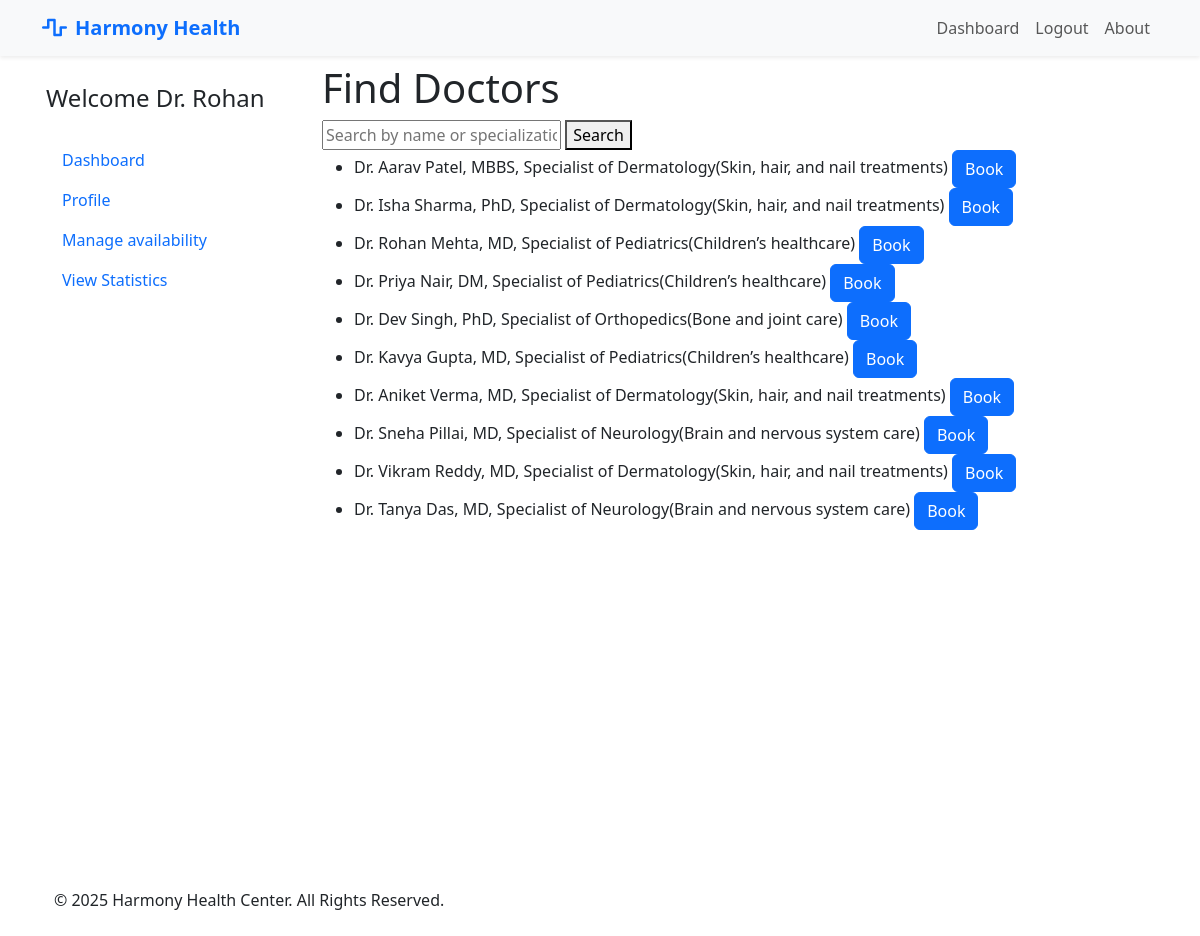
Screenshot of /patient/find_doctors (signed in) with the database file from the repository.
### models.py (models this page shows, shortened)
class User(UserMixin, db.Model):
    __tablename__ = 'users'
    id = db.Column(db.Integer, primary_key=True)
    email = db.Column(db.String(150), unique=True, nullable=False)
    password = db.Column(db.String(200), nullable=False)
    first_name = db.Column(db.String(100), nullable=False)
    last_name = db.Column(db.String(100), nullable=False)
    created_at = db.Column(db.DateTime, default=datetime.utcnow)
    role = db.Column(db.String(20), nullable=False)
    contact_number = db.Column(db.String(100), nullable=True)
    gender = db.Column(db.String(10), nullable=True)
    dob = db.Column(db.Date, nullable=True)
    address = db.Column(db.String(255), nullable=True)
    patient_appointments = db.relationship('Appointment', foreign_keys='Appointment.patient_id', back_populates='patient', lazy=True)
    qualification = db.Column(db.String(200))
    specialization_id = db.Column(db.Integer, db.ForeignKey('departments.id'), nullable=True)
    specialization = db.relationship('Department', back_populates='doctors')
    doctor_appointments = db.relationship('Appointment', foreign_keys='Appointment.doctor_id', back_populates='doctor', lazy=True)

class Department(db.Model):
    __tablename__='departments'
    id = db.Column(db.Integer, primary_key=True)
    name = db.Column(db.String(100), unique=True, nullable=False)
    description = db.Column(db.Text, nullable=True)
    doctors = db.relationship('User', back_populates='specialization', lazy=True)

### routes/patient.py (the view)
@patient.route('/find_doctors')
@login_required
def find_doctors():
    query = request.args.get('search', '').strip()
    if query:
        filtered_doctors = User.query.join(Department, User.specialization_id == Department.id).filter(
            User.role == 'doctor',
            (
                func.concat(User.first_name, ' ', User.last_name).ilike(f"%{query}%") |
                User.qualification.ilike(f"%{query}%") |
                Department.description.ilike(f"%{query}%") |
                Department.name.ilike(f"%{query}%")
            )
        ).all()
        print(filtered_doctors)
    else:
        filtered_doctors = User.query.filter_by(role='doctor').all()
    return render_template('patient/find_doctors.html', doctors=filtered_doctors, query=query)

### app.py (called while the page is built)
def create_app():
    app = Flask(__name__)
    app.secret_key = 'app_secret_key'
    app.config['SQLALCHEMY_DATABASE_URI'] = 'sqlite:///hospital.db'
    db.init_app(app)
    bcrypt.init_app(app)
    login_manager.init_app(app)
    login_manager.login_view = 'auth.login'
    @login_manager.user_loader
    def load_user(user_id):
        return User.query.get(int(user_id))
    app.register_blueprint(auth, url_prefix='/auth')
    app.register_blueprint(admin, url_prefix='/admin')
    app.register_blueprint(doctor, url_prefix='/doctor')
    app.register_blueprint(patient, url_prefix='/patient')
    app.register_blueprint(api_bp, url_prefix='/api')
    with app.app_context():
        db.create_all()
        print('Database Created Successfully !!')
    return app

### templates/patient/find_doctors.html
{% extends "base.html" %}
{% block main %}
<h1>Find Doctors</h1>
<form method="GET">
  <input type="text" name="search" placeholder="Search by name or specialization" value="{{ query }}">
  <button type="submit">Search</button>
</form>
<ul>
  {% for doctor in doctors %}
    <li>Dr. {{ doctor.first_name }} {{ doctor.last_name }}, {{ doctor.qualification }}, Specialist of {{doctor.specialization.name}}({{doctor.specialization.description}})
      <a class="btn btn-primary" href="{{ url_for('patient.book_appointment', doctor_id=doctor.id) }}">Book</a>
    </li>
  {% else %}
    <li>No doctors found.</li>
  {% endfor %}
</ul>
{% endblock %}

### templates/base.html (shortened to what this page needs)
<!DOCTYPE html>
<html lang="en">
<head>
    <link href="https://cdn.jsdelivr.net/npm/bootstrap@5.3.3/dist/css/bootstrap.min.css" rel="stylesheet"
        xintegrity="sha384-QWTKZyjpPEjISv5WaRU9OFeRpok6YctnYmDr5pNlyT2bRjXh0JMhjY6hW+ALEwIH">
    <link rel="stylesheet" href="https://cdnjs.cloudflare.com/ajax/libs/font-awesome/6.5.1/css/all.min.css">
</head>
<body class="container-sm">
    <header>
        <nav class="navbar navbar-expand-lg bg-light fixed-top shadow-sm" id="mainNavbar">
            <div class="container">
                <a class="navbar-brand text-primary fw-bold" href="{{url_for('landing_page')}}">
                    <i class="fas fa-wave-square me-2"></i>Harmony Health
                </a>
                <div class="collapse navbar-collapse" id="navbarNav">
                    <ul class="navbar-nav ms-auto">
                        {% if current_user.is_authenticated %}
                        <li class="nav-item"><a href="{{url_for( current_user.role +'.dashboard')}}" class="nav-link "
                                aria-current="page">Dashboard</a></li>
                        {% else %}
                        <li class="nav-item"><a href="{{url_for( 'landing_page')}}" class="nav-link "
                                aria-current="page">Home</a></li>
                        {% endif %}
                        {% if not current_user.is_authenticated %}
                        <li class="nav-item"><a href="{{ url_for('auth.register') }}" class="nav-link">Register</a></li>
                        <li class="nav-item"><a href="{{ url_for('auth.login') }}" class="nav-link">Login</a></li>
                        {% else %}
                        <li class="nav-item"><a href="{{ url_for('auth.logout') }}" class="nav-link">Logout</a></li>
                        {% endif %}
                        <li class="nav-item"><a href="#" class="nav-link">About</a></li>
                    </ul>
                </div>
            </div>
        </nav>
    </header>
    <div class="row md-2 mt-5 pt-3">
        <div class="d-flex flex-column flex-shrink-0 p-3  min-vh-100" style="width: 280px;">
            {% if current_user.is_authenticated %}
            {% if current_user.role =='doctor' %}
            <span class="fs-4 ">Welcome Dr. {{ current_user.first_name }}</span>
            <br>
            <ul class="nav nav-pills flex-column mb-auto">
                <li> <a href="{{url_for('doctor.dashboard')}}" class="nav-link ">
                        Dashboard
                    </a> </li>
                <li> <a href="{{url_for('doctor.profile')}}" class="nav-link ">
                        Profile
                    </a> </li>
                <li class="nav-item"> <a href="{{ url_for('doctor.availability') }}" class="nav-link "
                        aria-current="page">
                        Manage availability
                    </a> </li>
                <li> <a href="{{url_for('doctor.stats')}}" class="nav-link ">
                        View Statistics
                    </a> </li>
            </ul>
            {% endif %}
            {% endif %}
        </div>
        <div class="col">
            {% block main %}
            {% endblock %}
        </div>
    </div>
    <footer class="py-4 ">
        <div class="container">
            <div class="row align-items-center">
                <div class=" col-md-6 text-center text-md-start mb-2 mb-md-0">
                    <p class="mb-0">&copy; 2025 Harmony Health Center. All Rights Reserved.</p>
                </div>
            </div>
        </div>
    </footer>
</body>
</html>

### rows the page displays
User: first_name "Rohan", last_name "Mehta", qualification "MD", specialization.name "Pediatrics", specialization.description "Children’s healthcare"
User: first_name "Aarav", last_name "Patel", qualification "MBBS", specialization.name "Dermatology", specialization.description "Skin, hair, and nail treatments"
User: first_name "Isha", last_name "Sharma", qualification "PhD", specialization.name "Dermatology", specialization.description "Skin, hair, and nail treatments"
User: first_name "Priya", last_name "Nair", qualification "DM", specialization.name "Pediatrics", specialization.description "Children’s healthcare"
User: first_name "Dev", last_name "Singh", qualification "PhD", specialization.name "Orthopedics", specialization.description "Bone and joint care"
User: first_name "Kavya", last_name "Gupta", qualification "MD", specialization.name "Pediatrics", specialization.description "Children’s healthcare"
User: first_name "Aniket", last_name "Verma", qualification "MD", specialization.name "Dermatology", specialization.description "Skin, hair, and nail treatments"
User: first_name "Sneha", last_name "Pillai", qualification "MD", specialization.name "Neurology", specialization.description "Brain and nervous system care"
User: first_name "Vikram", last_name "Reddy", qualification "MD", specialization.name "Dermatology", specialization.description "Skin, hair, and nail treatments"
User: first_name "Tanya", last_name "Das", qualification "MD", specialization.name "Neurology", specialization.description "Brain and nervous system care"
